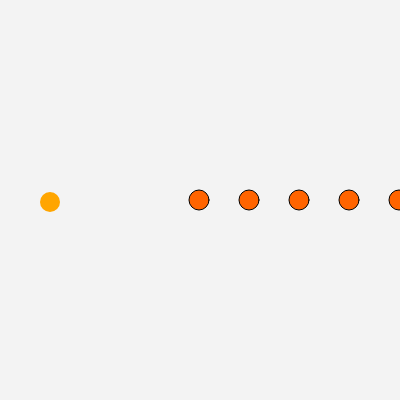
Frame 1 (no input)
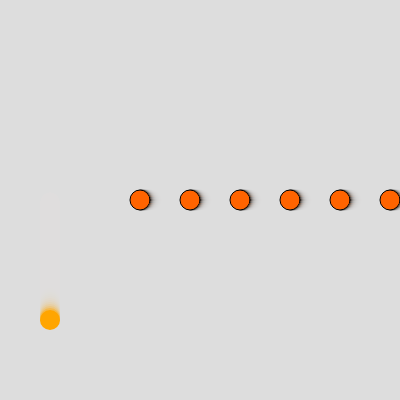
Frame 60 (no input)
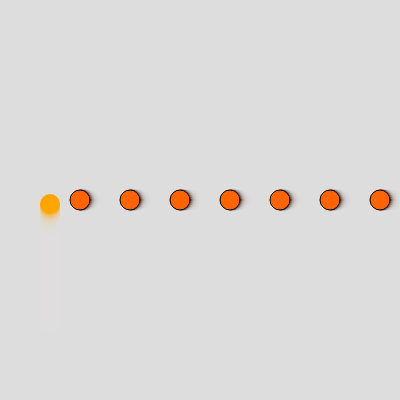
Frame 120 (the mouse pressed at the canvas centre since frame 60)

The p5.js sketch that drew these frames (run headless with seeded random() and noise() and a simulated clock; from frame 60 on, the mouse is pressed at the canvas centre):

// p5.js sketch
// ── sketch.js
let rider;
let coins = [];
let timer = 0;

function setup() {
    createCanvas(400, 400);
    rider = new Rider()
    for (let i = 0; i < 10; i++) {
        coins.push(new Coin(i * 50 + 200, 200))
    }
}

function draw() {

    translate(-rider.xvel * frameCount, 0)
    background(220, 90)
    fill("orange")
    noStroke()



    rider.ride()
    rider.display()

    for (let coin of coins) {
        coin.display()
        coin.plopIfRiderNearby()
    }

    if (mouseIsPressed) {
        rider.gravity = false
    } else {
        setTimeout(() => {
            rider.gravity = true
        }, 200)

    }

}
// ── consts.js
const DEATH_MESSAGES = {
	lineObstacle : [
		'{player} hit a LineObstacle',
	],
};

// ── rider.js
class Rider {
    constructor() {
        this.x = 50
        this.xvel = 1
        this.y = 200
        this.yvel = 2
        this.gravity = true
        this.r = 20
    }

    ride() {

        if (this.gravity) {
            this.y += this.yvel
        } else {
            this.y -= this.yvel
        }

        if (this.y >= height) {
            this.y -= this.yvel + 1
        } else if (this.y <= 0) {
            this.y += this.yvel + 1
        }

        this.x += this.xvel;
    }

    display() {
        circle(this.x, this.y, this.r)
    }
}

class Coin {
    constructor(x, y) {
        this.x = x;
        this.y = y;
        this.r = 20;
    }

    display() {
        push()

        stroke(0)
        fill(255, 100, 0)

        circle(this.x, this.y, this.r)

        pop()
    }

    plopIfRiderNearby() {
        if (Math.abs(rider.x - this.x) < rider.r && Math.abs(rider.y - this.y) < rider.r) {
            this.r = 0
        }
    }

}
